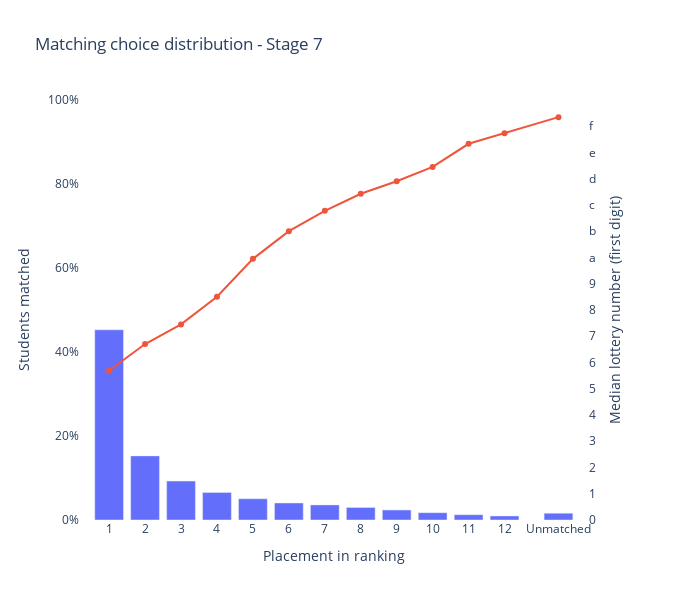

The notebook cell saved with this chart:
### Code cell
num_students = np.sum(counts)
choices = list(range(1, 13)) + [13.5]

fig = make_subplots(specs=[[{'secondary_y': True}]])
fig.add_trace(
	go.Bar(x=choices, y=counts/num_students, name='Percentage of students matched'),
	secondary_y=False)
fig.add_trace(go.Scatter(x=choices, y=hex_to_int(medians), name='Median lottery number'), secondary_y=True)

ticks_hex, labels_hex = generate_hex_labels()
fig.update_layout(
	title='Matching choice distribution - Stage 7',
	width=700,
	height=600,
	showlegend=False,
	xaxis=dict(title='Placement in ranking', tickmode='array', tickvals=choices, ticktext=choices[:-1]+['Unmatched']),
	yaxis=dict(title='Students matched', range=[0, 1], tickformat='.0%'),
	yaxis2=dict(title='Median lottery number (first digit)', tickmode='array', tickvals=ticks_hex, ticktext=labels_hex, range=[0, 4.295e9], showgrid=False),
	plot_bgcolor='rgba(0, 0, 0, 0)',
	paper_bgcolor='rgba(0, 0, 0, 0)'
)

fig.show()

### Figure 1 — Plotly figure (JSON) as saved in the notebook; plotly's stock layout.template omitted (floating-point values rounded to 4 significant figures)
{"data": [{"name": "Percentage of students matched", "type": "bar", "x": [1, 2, 3, 4, 5, 6, 7, 8, 9, 10, 11, 12, 13.5], "xaxis": "x", "y": [0.4528, 0.1526, 0.09265, 0.06539, 0.0505, 0.04051, 0.03596, 0.02987, 0.02385, 0.01738, 0.01263, 0.009628, 0.01622], "yaxis": "y"}, {"name": "Median lottery number", "type": "scatter", "x": [1, 2, 3, 4, 5, 6, 7, 8, 9, 10, 11, 12, 13.5], "xaxis": "x", "y": [1528653616, 1799458445, 2000218743, 2283588539, 2670616128, 2953989199, 3161945700, 3336297936, 3463686441, 3610874179, 3847149887, 3955356131, 4119522156], "yaxis": "y2"}], "layout": {"height": 600, "paper_bgcolor": "rgba(0, 0, 0, 0)", "plot_bgcolor": "rgba(0, 0, 0, 0)", "showlegend": false, "title": {"text": "Matching choice distribution - Stage 7"}, "width": 700, "xaxis": {"anchor": "y", "domain": [0, 0.94], "tickmode": "array", "ticktext": [1, 2, 3, 4, 5, 6, 7, 8, 9, 10, 11, 12, "Unmatched"], "tickvals": [1, 2, 3, 4, 5, 6, 7, 8, 9, 10, 11, 12, 13.5], "title": {"text": "Placement in ranking"}}, "yaxis": {"anchor": "x", "domain": [0, 1], "range": [0, 1], "tickformat": ".0%", "title": {"text": "Students matched"}}, "yaxis2": {"anchor": "x", "overlaying": "y", "range": [0, 4295000000], "showgrid": false, "side": "right", "tickmode": "array", "ticktext": [0, 1, 2, 3, 4, 5, 6, 7, 8, 9, "a", "b", "c", "d", "e", "f"], "tickvals": [0, 268435456, 536870912, 805306368, 1073741824, 1342177280, 1610612736, 1879048192, 2147483648, 2415919104, 2684354560, 2952790016, 3221225472, 3489660928, 3758096384, 4026531840], "title": {"text": "Median lottery number (first digit)"}}}}
